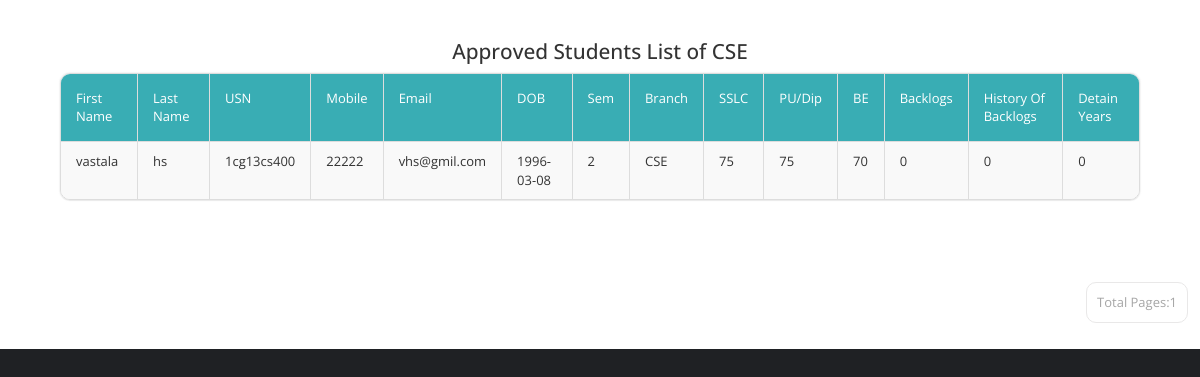
The page /Profilers/PProfile/cse.php (signed in) on the database its author committed.
### tables this page shows
CREATE TABLE IF NOT EXISTS `basicdetails` (
  `Id` int(11) NOT NULL AUTO_INCREMENT,
  `FirstName` varchar(25) NOT NULL,
  `LastName` varchar(25) NOT NULL,
  `USN` varchar(10) NOT NULL,
  `Mobile` bigint(11) NOT NULL,
  `Email` varchar(255) NOT NULL,
  `DOB` date NOT NULL,
  `Sem` int(11) NOT NULL,
  `Branch` varchar(15) NOT NULL,
  `SSLC` float NOT NULL,
  `PU/Dip` float NOT NULL,
  `BE` float NOT NULL,
  `Backlogs` int(11) NOT NULL,
  `HofBacklogs` tinyint(1) NOT NULL,
  `DetainYears` int(11) NOT NULL,
  `Approve` tinyint(1) NOT NULL DEFAULT '0',
  `ApprovalDate` date NOT NULL,
  PRIMARY KEY (`Id`,`USN`),
  UNIQUE KEY `USN` (`USN`,`Mobile`,`Email`)
);

### Profilers/PProfile/cse.php (the view, shortened to what this page needs)
<!DOCTYPE html>
<html lang="en">
  <head>
    <link href="css/font-awesome.min.css" rel="stylesheet">
    <link href="css/bootstrap.min.css" rel="stylesheet">
    <link href="css/templatemo-style.css" rel="stylesheet">
  </head>
  <body>
  <div class="bg">
  <div class="templatemo-content-container">
 <center><h2>Approved Students List of CSE</h2></center>
          <div class="templatemo-content-widget no-padding">
            <div class="panel panel-default table-responsive">
			<table class="table table-striped table-bordered templatemo-user-table">
                <thead>
                  <tr>
                    <td><a class="white-text templatemo-sort-by">First Name </a></td>
                    <td><a  class="white-text templatemo-sort-by">Last Name </a></td>
                    <td><a  class="white-text templatemo-sort-by">USN </a></td>
                    <td><a  class="white-text templatemo-sort-by">Mobile </a></td>
					   <td><a  class="white-text templatemo-sort-by">Email </a></td>
                       <td><a  class="white-text templatemo-sort-by">DOB</a></td>
   <td><a  class="white-text templatemo-sort-by">Sem </a></td>
   <td><a  class="white-text templatemo-sort-by">Branch </a></td>
   <td><a  class="white-text templatemo-sort-by">SSLC </a></td>
   <td><a  class="white-text templatemo-sort-by">PU/Dip </a></td>
			      <td><a  class="white-text templatemo-sort-by">BE </a></td>
			      <td><a  class="white-text templatemo-sort-by">Backlogs </a></td>
				     <td><a class="white-text templatemo-sort-by">History Of Backlogs </a></td>
				     <td><a  class="white-text templatemo-sort-by">Detain Years </a></td>
				  </thead>
 <?php
$num_rec_per_page=2;
if (isset($_GET["page"])) { $page  = $_GET["page"]; } else { $page=1; };
$start_from = ($page-1) * $num_rec_per_page;
$sql = "SELECT * FROM basicdetails where Approve='1' and Branch='CSE' LIMIT $start_from, $num_rec_per_page";
$rs_result = mysql_query ($sql);
while ($row = mysql_fetch_assoc($rs_result))
{
            print "<tr>";
print "<td>" . $row['FirstName'] . "</td>";
print "<td>" . $row['LastName'] . "</td>";
print "<td>" . $row['USN'] . "</td>";
print "<td>" . $row['Mobile'] . "</td>";
print "<td>" . $row['Email'] . "</td>";
print "<td>" . $row['DOB'] . "</td>";
print "<td>" . $row['Sem'] . "</td>";
print "<td>" . $row['Branch'] . "</td>";
print "<td>" . $row['SSLC'] . "</td>";
print "<td>" . $row['PU/Dip'] . "</td>";
print "<td>" . $row['BE'] . "</td>";
print "<td>" . $row['Backlogs'] . "</td>";
print "<td>" . $row['HofBacklogs'] . "</td>";
print "<td>" . $row['DetainYears'] . "</td>";
print "</tr>";
}
?>
              </table>
			  </div>
			  </div>
			  </div>
   <div class="pagination-wrap">
   <ul class="pagination">
   <?php
$num_rec_per_page=2;
$sql = "SELECT * FROM basicdetails where Approve='1' and Branch='CSE'";
$rs_result = mysql_query($sql);
$total_records = mysql_num_rows($rs_result);
$totalpage = ceil($total_records / $num_rec_per_page);
$currentpage = (isset($_GET['page']) ? $_GET['page'] : 1);
	 if($currentpage == 0)
	{
	}
	else if( $currentpage >= 1  &&  $currentpage <= $totalpage  )
	{
	 echo "<li><a>Total Pages:".$totalpage."</a></li>";
}
 ?>
</ul>
</div>
</body>
</html>

### Profilers/PProfile/css/templatemo-style.css (style rules this page uses)
* { font-family: 'Open Sans', sans-serif; }
body { font-size: 13px; }
body, .templatemo-left-nav { background: #1f2124; }
.bg { background: #ffffff }
h1, h2, h3 { margin: 0; }
h2 { font-size: 1.6em; }
ul { list-style-type: none; margin: 0; padding: 0; }
.white-text { color: white; }
.templatemo-content-container { padding: 40px 50px; }
.templatemo-content-widget { border-radius: 10px; padding: 30px; position: relative; margin: 10px; box-shadow: 0px 0px 1px 1px rgba(161, 159, 159, 0.1); }
.templatemo-content-widget.no-padding { padding: 0; }
.panel { border-radius: 10px; }
.pagination-wrap { margin-right: 10px; text-align: right; }
.pagination>li>a { border-color: #E9E8E8; color: #a6a6a6; margin: 2px; padding: 10px; }
.pagination>li>a, .pagination>li:first-child>a, .pagination>li:last-child>a { border-radius: 10px; }
.table { margin-bottom: 0; }
.table>tbody>tr>td { padding: 10px 15px; }
.table>thead>tr>td { padding: 15px; }
.templatemo-user-table thead { background-color: #39ADB4; color: white; }
.panel>.table-responsive:last-child>.table:last-child, .panel>.table:last-child { border-bottom-right-radius: 10px; border-bottom-left-radius: 10px; }
.panel>.table:first-child { border-top-left-radius: 10px; border-top-right-radius: 10px; }

### rows shown on the page
basicdetails: FirstName "vastala", LastName "hs", USN "1cg13cs400", Mobile "22222", Email "vhs@gmil.com", DOB "1996-03-08", Sem "2", Branch "CSE", SSLC "75", value "75", BE "70", Backlogs "0", HofBacklogs "0", DetainYears "0"

### other values the page prints
$totalpage "1"
